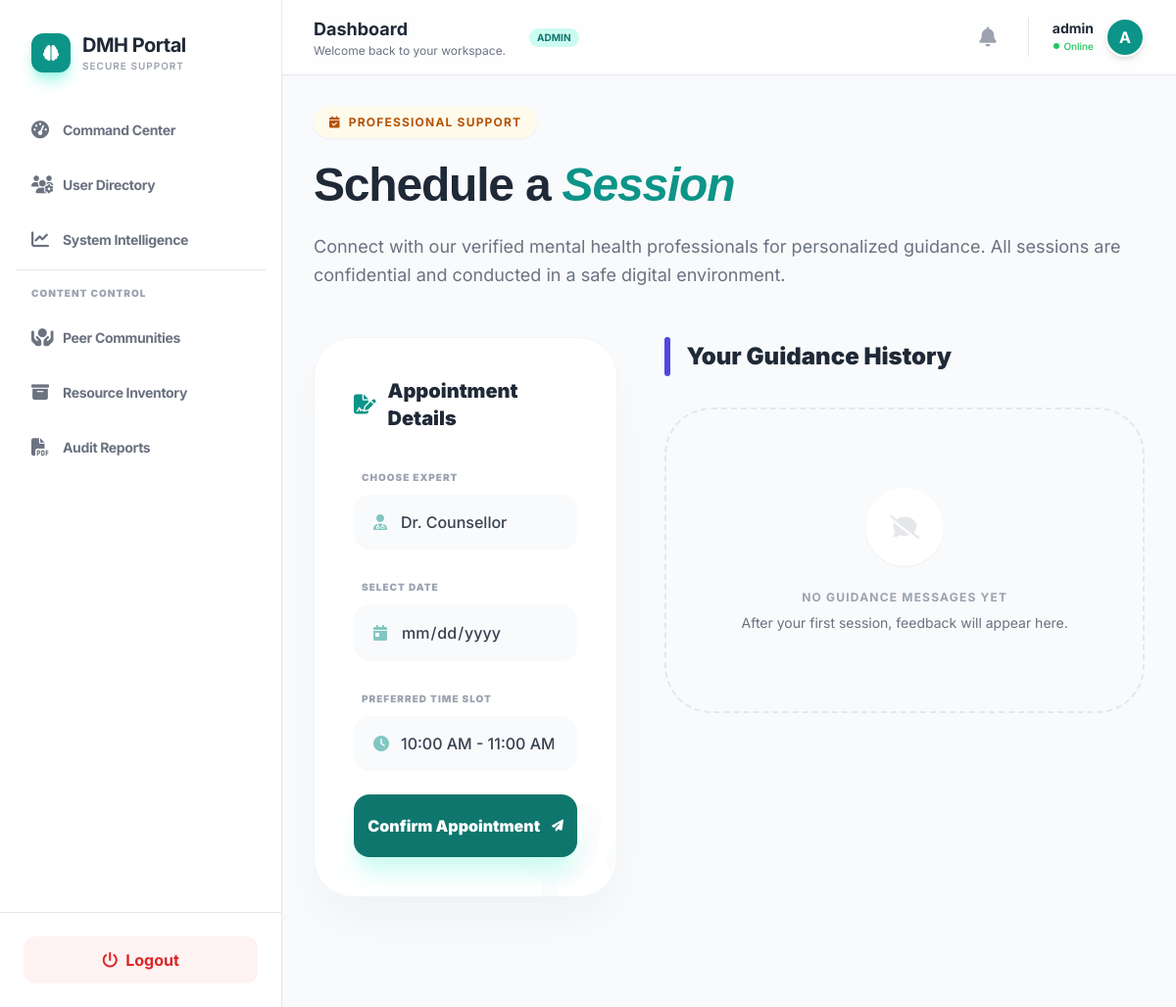
The page /appointments/book/ (signed in) on the database its author committed.
### accounts/models.py (models this page shows, shortened)
class User(AbstractUser):
    ROLE_CHOICES = (
        ('student', 'Student'),
        ('counsellor', 'Counsellor'),
        ('peer', 'Peer Volunteer'),
        ('admin', 'Admin'),
    )
    role = models.CharField(max_length=20, choices=ROLE_CHOICES, default='student')
    anonymous_id = models.UUIDField(default=uuid.uuid4, editable=False)
    is_approved = models.BooleanField(default=False)
    login_count = models.PositiveIntegerField(default=0) # Track login counts

### appointments/views.py (the view, shortened to what this page needs)
# urls.py: path('book/', book_appointment, name='book_appointment'),
@login_required
def book_appointment(request):
    counsellors = User.objects.filter(role='counsellor', is_approved=True)
    return render(request, 'appointments/book.html', {
        'counsellors': counsellors
    })

### dashboard/context_processors.py (called while the page is built)
def notification_context(request):
    if request.user.is_authenticated:
        notifications = Notification.objects.filter(user=request.user).order_by('-created_at')[:5]
        unread_count = Notification.objects.filter(user=request.user, is_read=False).count()
        return {
            'nav_notifications': notifications,
            'unread_notif_count': unread_count
        }
    return {}

### templates/appointments/book.html (shortened to what this page needs)
{% extends "base2.html" %}
{% block content %}
<div class="max-w-7xl mx-auto animate-fade-in space-y-12 pb-20">
    <section class="max-w-4xl">
        <div class="inline-flex items-center gap-2 px-4 py-2 bg-amber-50 rounded-full text-amber-700 text-xs font-bold uppercase tracking-widest shadow-sm mb-6">
            <i class="fa-solid fa-calendar-check"></i> Professional Support
        </div>
        <h1 class="text-4xl md:text-5xl font-black mb-6 tracking-tight text-gray-800" style="font-family: 'Poppins', sans-serif;">
            Schedule a <span class="text-teal-600 italic">Session</span>
        </h1>
        <p class="text-lg text-gray-500 leading-relaxed">
            Connect with our verified mental health professionals for personalized guidance.
            All sessions are confidential and conducted in a safe digital environment.
        </p>
    </section>
    <div class="grid grid-cols-1 lg:grid-cols-5 gap-12 items-start">
        <div class="lg:col-span-2 bg-white p-8 md:p-10 rounded-[2.5rem] border border-gray-100 shadow-2xl shadow-teal-900/5 relative overflow-hidden">
            <div class="relative z-10">
                <h3 class="text-xl font-black text-gray-800 mb-8 flex items-center gap-3">
                    <i class="fa-solid fa-file-signature text-teal-600"></i> Appointment Details
                </h3>
                <form method="post" class="space-y-6">
                    <div class="space-y-2">
                        <label class="text-[10px] font-black text-gray-400 uppercase tracking-widest ml-2">Choose Expert</label>
                        <div class="relative">
                            <select name="counsellor" required class="w-full pl-12 pr-6 py-4 bg-gray-50 border-none rounded-2xl focus:ring-2 focus:ring-teal-600 outline-none transition-all text-gray-700 appearance-none font-medium">
                                {% for c in counsellors %}
                                    <option value="{{ c.id }}">Dr. {{ c.username }}</option>
                                {% endfor %}
                            </select>
                            <i class="fa-solid fa-user-doctor absolute left-5 top-1/2 -translate-y-1/2 text-teal-600 opacity-50"></i>
                        </div>
                    </div>
                    <div class="space-y-2">
                        <label class="text-[10px] font-black text-gray-400 uppercase tracking-widest ml-2">Select Date</label>
                        <div class="relative">
                            <input type="date" name="date" required class="w-full pl-12 pr-6 py-4 bg-gray-50 border-none rounded-2xl focus:ring-2 focus:ring-teal-600 outline-none transition-all text-gray-700 font-medium">
                            <i class="fa-solid fa-calendar-day absolute left-5 top-1/2 -translate-y-1/2 text-teal-600 opacity-50"></i>
                        </div>
                    </div>
                    <div class="space-y-2">
                        <label class="text-[10px] font-black text-gray-400 uppercase tracking-widest ml-2">Preferred Time Slot</label>
                        <div class="relative">
                            <select name="time_slot" class="w-full pl-12 pr-6 py-4 bg-gray-50 border-none rounded-2xl focus:ring-2 focus:ring-teal-600 outline-none transition-all text-gray-700 appearance-none font-medium">
                                <option value="10:00 AM - 11:00 AM">10:00 AM - 11:00 AM</option>
                            </select>
                            <i class="fa-solid fa-clock absolute left-5 top-1/2 -translate-y-1/2 text-teal-600 opacity-50"></i>
                        </div>
                    </div>
                    <button type="submit" class="w-full py-5 bg-teal-700 text-white font-black rounded-2xl shadow-xl shadow-teal-100 hover:bg-teal-800 transition transform hover:scale-[1.02] active:scale-95 flex items-center justify-center gap-3">
                        Confirm Appointment <i class="fa-solid fa-paper-plane text-xs"></i>
                    </button>
                </form>
            </div>
        </div>
        <div class="lg:col-span-3 space-y-8">
            <div class="flex items-center gap-4 mb-2">
                <div class="h-10 w-1.5 bg-indigo-600 rounded-full"></div>
                <h2 class="text-2xl font-black text-gray-800">Your Guidance History</h2>
            </div>
            <div class="space-y-6">
                {% for a in request.user.appointments.all %}
                    {% if a.guidance_message %}
                    <div class="group bg-white p-8 rounded-[2rem] border border-gray-100 shadow-sm hover:shadow-xl transition-all duration-300 relative overflow-hidden">
                        <div class="flex flex-col md:flex-row justify-between items-start md:items-center gap-4 mb-6">
                            <div class="flex items-center gap-4">
                                <div class="w-12 h-12 bg-indigo-50 text-indigo-600 rounded-2xl flex items-center justify-center font-black">
                                    {{ a.counsellor.username|first|upper }}
                                </div>
                                <div>
                                    <h4 class="font-black text-gray-800">Dr. {{ a.counsellor.username }}</h4>
                                    <p class="text-[10px] font-black text-gray-400 uppercase tracking-widest">Counsellor Feedback</p>
                                </div>
                            </div>
                            <div class="px-4 py-2 bg-gray-50 rounded-full text-[10px] font-black text-gray-500 uppercase tracking-tighter">
                                <i class="fa-solid fa-calendar mr-1"></i> {{ a.date|date:"d M Y" }} • {{ a.time_slot }}
                            </div>
                        </div>
                        <div class="bg-gray-50 rounded-2xl p-6 italic text-gray-600 leading-relaxed border-l-4 border-indigo-500">
                            "{{ a.guidance_message }}"
                        </div>
                    </div>
                    {% endif %}
                {% empty %}
                    <div class="text-center py-20 bg-gray-50/50 rounded-[3rem] border-2 border-dashed border-gray-200">
                        <div class="w-20 h-20 bg-white rounded-full flex items-center justify-center mx-auto mb-6 shadow-sm">
                            <i class="fa-solid fa-comment-slash text-2xl text-gray-200"></i>
                        </div>
                        <p class="text-gray-400 font-bold uppercase tracking-widest text-xs">No guidance messages yet</p>
                        <p class="text-sm text-gray-500 mt-2">After your first session, feedback will appear here.</p>
                    </div>
                {% endfor %}
            </div>
        </div>
    </div>
</div>
{% endblock %}

### templates/base2.html (shortened to what this page needs)
<!DOCTYPE html>
<html lang="en">
<head>
    <link rel="stylesheet" href="https://cdnjs.cloudflare.com/ajax/libs/font-awesome/6.4.2/css/all.min.css">
    <script src="https://cdn.tailwindcss.com"></script>
</head>
<body class="bg-[var(--bg)] min-h-screen flex">
<aside class="w-72 bg-white border-r shadow-sm hidden md:flex flex-col sticky top-0 h-screen">
    <div class="p-8">
        <div class="flex items-center gap-3">
            <div class="w-10 h-10 bg-teal-600 rounded-xl flex items-center justify-center text-white shadow-lg shadow-teal-200">
                <i class="fa-solid fa-brain"></i>
            </div>
            <div>
                <h2 class="text-xl font-bold text-gray-800 tracking-tight">DMH Portal</h2>
                <p class="text-[10px] text-gray-400 uppercase tracking-widest font-semibold">Secure Support</p>
            </div>
        </div>
    </div>
    <nav class="flex-1 px-4 space-y-1 overflow-y-auto">
        {% if user.role == 'student' %}
            {% include "partials/sidebar_student.html" %}
        {% elif user.role == 'counsellor' %}
            {% include "partials/sidebar_counsellor.html" %}
        {% elif user.role == 'peer' %}
            {% include "partials/sidebar_volunteer.html" %}
        {% elif user.role == 'admin' %}
            {% include "partials/sidebar_admin.html" %}
        {% endif %}
    </nav>
    <div class="p-6 border-t">
        <a href="/auth/logout/"
           class="flex items-center justify-center gap-2 px-4 py-3 rounded-xl bg-red-50 text-red-600 font-bold hover:bg-red-100 transition duration-200">
            <i class="fa-solid fa-power-off"></i> Logout
        </a>
    </div>
</aside>
<div class="flex-1 flex flex-col min-w-0 overflow-hidden">
    <header class="bg-white/80 backdrop-blur-md border-b sticky top-0 z-40 px-8 py-4 flex justify-between items-center">
        <div class="flex items-center gap-4">
             <div class="hidden sm:block">
                <h1 class="text-lg font-bold text-gray-800">
                    {% block page_title %}Dashboard{% endblock %}
                </h1>
                <p class="text-xs text-gray-500">
                    {% block page_subtitle %}Welcome back to your workspace.{% endblock %}
                </p>
             </div>
             <span class="bg-teal-100 text-teal-700 text-[10px] uppercase font-bold px-2 py-0.5 rounded-full ml-2">
                {{ user.role }}
             </span>
        </div>
        <div class="flex items-center gap-6">
            <div class="relative">
                <button id="notifButton" class="relative p-2 text-gray-400 hover:text-teal-600 transition-colors focus:outline-none">
                    <i class="fa-solid fa-bell text-xl"></i>
                </button>
            </div>
            <div class="flex items-center gap-3 border-l pl-6">
                <div class="text-right hidden sm:block">
                    <p class="text-sm font-bold text-gray-800 leading-none mb-1">{{ user.username }}</p>
                    <p class="text-[10px] text-green-500 font-medium flex items-center justify-end gap-1">
                        <span class="w-1.5 h-1.5 bg-green-500 rounded-full"></span> Online
                    </p>
                </div>
                <div class="w-10 h-10 bg-teal-600 rounded-full border-2 border-white shadow-md flex items-center justify-center text-white font-bold">
                    {{ user.username|first|upper }}
                </div>
            </div>
        </div>
    </header>
    <main class="flex-1 p-8 overflow-y-auto bg-[#f8fafc]">
        <div class="max-w-7xl mx-auto">
            {% block content %}{% endblock %}
        </div>
    </main>
</div>
</body>
</html>

### templates/base2.html (style rules this page uses)
:root { --accent: #0f766e; --bg: #f8fafc; --card: #ffffff; }
body { font-family: 'Inter', sans-serif; }
.animate-fade-in { animation: fadeIn 0.2s ease-out; }

### templates/appointments/book.html (style rules this page uses)
.animate-fade-in { animation: fade-in 0.8s ease-out forwards; }

### rows shown on the page
User: role "ADMIN", username "admin", username|first "A"
